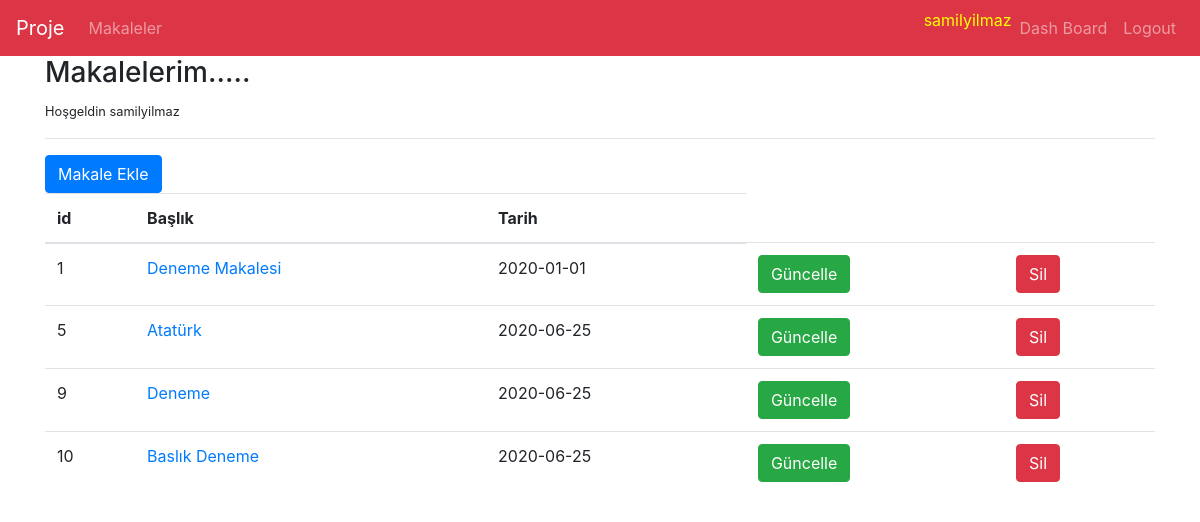
Page /article/dashboard (signed in) on the committed database.
### tables this page shows
CREATE TABLE "articles" (
	"id"	INTEGER NOT NULL PRIMARY KEY AUTOINCREMENT UNIQUE,
	"title"	TEXT,
	"content"	TEXT,
	"created_date"	DATE,
	"author"	NVARCHAR(50)
);

### blog.py (the view)
@app.route('/article/dashboard')
@login_required
def dashboard():
    con = sqlite3.connect("blog.db")
    con.row_factory = dict_factory
    cursor = con.cursor()
    sorgu = 'select * from articles where author  = ?'
    result  = cursor.execute(sorgu, (session["username"],)).fetchall()
    return render_template("article/dashboard.html", articles = result)

### ConvertDict.py (called while the page is built)
def dict_factory(cursor, row):
    d = {}
    for idx, col in enumerate(cursor.description):
        d[col[0]] = row[idx]
    return d

### blog.py (called while the page is built)
def login_required(f):
    @wraps(f)
    def decorated_function(*args, **kwargs):
        if "logged_in" in session:
            return f(*args, **kwargs)
        else:
            flash("Bu sayfaya gitmek için giriş yapmalısınız", "danger")
            return redirect(url_for("login"))
    return decorated_function

### templates/article/dashboard.html
{%extends "layout.html"%}
{%block page%}
 <h3>Makalelerim.....</h3>
 {% if session["logged_in"] == True %}
          <small>Hoşgeldin {{session["username"]}} </small>
 {% endif %}
 <hr>
 <a href="/article/addarticle" class="btn btn-primary"> Makale Ekle</a>
<table class="table table-hover">
    <thead>
        <tr>
            <th scope="col">id</th>
            <th scope="col">Başlık</th>
            <th scope="col">Tarih</th>
        </tr>
    </thead>
    <tbody>
       {% for element in articles %}
       <tr>
        <td scope="row">{{ element.id }}</td>
        <td> <a href="/article/detail/{{ element.id}}">{{ element.title }}</a> </td>
        <td>{{ element.created_date }}</td>
        <td><a class="btn btn-success"  href="/article/edit/{{ element.id }}">Güncelle</a></td>
        <td><a class="btn btn-danger"  href="/article/delete/{{ element.id }}">Sil</a></td>
    </tr>
       {% endfor %}
    </tbody>
  </table>
 {%endblock page%}

### templates/layout.html (shortened to what this page needs)
<!DOCTYPE html>
<html lang="en">
<head>
    <link rel="stylesheet" href="https://stackpath.bootstrapcdn.com/bootstrap/4.4.1/css/bootstrap.min.css">
</head>
<body>
    {%include "includes/navbar.html" %}
    <div class="container">
        {%block page%}
        {%endblock page%}
    </div>
</body>
</html>

### templates/includes/navbar.html (shortened to what this page needs)
<!DOCTYPE html>
<html lang="en">
  <head>
  </head>
  <body>
    <nav class="navbar navbar-expand-lg navbar-dark bg-danger">
      <a class="navbar-brand" href="/">Proje</a>
      <div class="collapse navbar-collapse" id="navbarSupportedContent">
        <ul class="navbar-nav mr-auto">
          <li class="nav-item">
            <a class="nav-link" href="/article/articles">Makaleler</a>
          </li>
        </ul>
        <ul class="navbar-nav ml-auto">
          {% if session["logged_in"] == True  %}
           <p style="color: yellow;">{{session["username"]}}</p>
          <li class="nav-item">
            <a class="nav-link" href="/article/dashboard">Dash Board</a>
          </li>
          <li class="nav-item">
            <a class="nav-link" href="/logout">Logout</a>
          </li>
          {% endif %}
        </ul>
      </div>
    </nav>
  </body>
</html>

### rows in the picture
articles: id "1", title "Deneme Makalesi", created_date "2020-01-01"
articles: id "5", title "Atatürk", created_date "2020-06-25"
articles: id "9", title "Deneme", created_date "2020-06-25"
articles: id "10", title "Baslık Deneme", created_date "2020-06-25"

### other values in the picture
{{ session["username"] }} "samilyilmaz"
